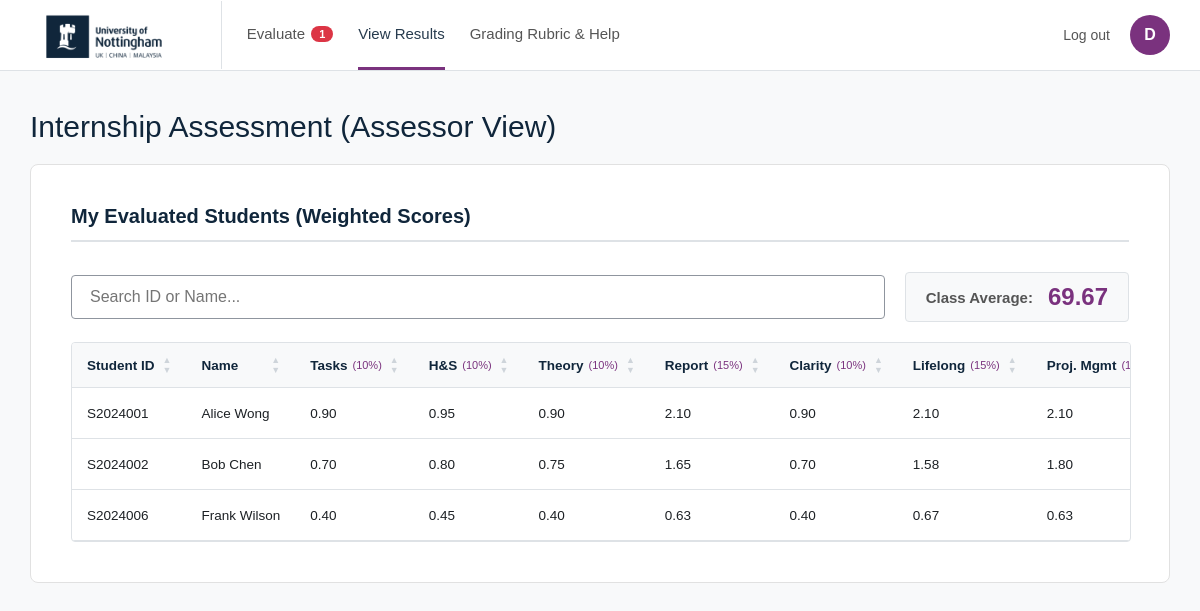
The app's page /Assessor/submit_marks.php (signed in) with its own data.
### tables this page shows
CREATE TABLE `Internships` (
  `internship_id` int NOT NULL,
  `student_id` varchar(20) NOT NULL,
  `assessor_id` int NOT NULL,
  `company_name` varchar(150) NOT NULL,
  `other_details` text
);

CREATE TABLE `Students` (
  `student_id` varchar(20) NOT NULL,
  `student_name` varchar(100) NOT NULL,
  `programme` varchar(100) NOT NULL
);

CREATE TABLE `Assessments` (
  `assessment_id` int NOT NULL,
  `internship_id` int NOT NULL,
  `task_score` decimal(5,2) NOT NULL,
  `health_safety_score` decimal(5,2) NOT NULL,
  `connectivity_score` decimal(5,2) NOT NULL,
  `report_score` decimal(5,2) NOT NULL,
  `clarity_score` decimal(5,2) NOT NULL,
  `lifelong_score` decimal(5,2) NOT NULL,
  `project_mgmt_score` decimal(5,2) NOT NULL,
  `time_mgmt_score` decimal(5,2) NOT NULL,
  `total_score` decimal(5,2) NOT NULL,
  `qualitative_comments` text NOT NULL
);

### Assessor/submit_marks.php (the view, shortened to what this page needs)
<?php
require_once '../Includes/db_connect.php';
$assessor_id = $_SESSION['user_id'];
$username = $_SESSION['username'];
$initial = strtoupper(substr($username, 0, 1));
$sql_evaluated = "SELECT i.internship_id, s.student_id, s.student_name,
                         a.total_score, a.task_score, a.health_safety_score,
                         a.connectivity_score, a.report_score, a.clarity_score,
                         a.lifelong_score, a.project_mgmt_score, a.time_mgmt_score,
                         a.qualitative_comments
                  FROM Internships i
                  JOIN Students s ON i.student_id = s.student_id
                  JOIN Assessments a ON i.internship_id = a.internship_id
                  WHERE i.assessor_id = :assessor_id
                  ORDER BY s.student_id ASC";
$stmt_evaluated = $pdo->prepare($sql_evaluated);
$stmt_evaluated->execute(['assessor_id' => $assessor_id]);
$evaluated_students = $stmt_evaluated->fetchAll(PDO::FETCH_ASSOC);
$total_students_evaluated = count($evaluated_students);
$average_score = 0;
if ($total_students_evaluated > 0) {
    $sum = 0;
    foreach ($evaluated_students as $student) { $sum += $student['total_score']; }
    $average_score = round($sum / $total_students_evaluated, 2);
}
$sql_pending_count = "SELECT COUNT(*) FROM Internships i
                      LEFT JOIN Assessments a ON i.internship_id = a.internship_id
                      WHERE i.assessor_id = :assessor_id AND a.assessment_id IS NULL";
$stmt_pending_count = $pdo->prepare($sql_pending_count);
$stmt_pending_count->execute(['assessor_id' => $assessor_id]);
$pending_count = $stmt_pending_count->fetchColumn();
?>
<!DOCTYPE html>
<html lang="en">
<head>
</head>
<body>
    <nav class="moodle-navbar-white">
        <div class="nav-left-white">
            <img src="../images/logo.png" alt="University Logo" class="nav-logo-white">
            <div class="nav-links">
                <a href="evaluate_student.php">
                    Evaluate
                    <?php if ($pending_count > 0): ?>
                        <span style="background-color:#dc3545; color:white; border-radius:10px; padding:2px 8px; font-size:11px; margin-left:6px; font-weight:bold;"><?= $pending_count ?></span>
                    <?php endif; ?>
                </a>
                <a href="submit_marks.php" class="active-link">View Results</a>
                <a id="openRubricModalBtn">Grading Rubric & Help</a>
            </div>
        </div>
        <div class="nav-right-white">
            <a href="../logout.php" class="logout-link">Log out</a>
            <div class="user-avatar"><?= $initial ?></div>
        </div>
    </nav>
    <div class="moodle-dashboard-container" style="margin-top: 30px;">
        <h1 class="moodle-page-header" style="margin-left: 0;">Internship Assessment (Assessor View)</h1>
        <div class="moodle-card-white">
            <h2 class="section-title">My Evaluated Students (Weighted Scores)</h2>
            <?php if ($total_students_evaluated == 0): ?>
                <input type="text" id="searchInput" class="moodle-search-bar" placeholder="Search ID or Name..." disabled>
                <div style="padding: 30px; text-align: center; color: #666; margin-top:20px;">No students have been evaluated yet.</div>
            <?php else: ?>
                <div class="stats-dashboard">
                    <input type="text" id="searchInput" class="moodle-search-bar" placeholder="Search ID or Name..." onkeyup="filterResults()" style="flex-grow: 1;">
                    <div class="stats-box">
                        <span class="stats-label">Class Average:</span>
                        <span class="stats-value"><?= number_format($average_score, 2) ?></span>
                    </div>
                </div>
                <div class="table-responsive">
                    <table class="moodle-table" id="resultsTable">
                        <thead>
                            <tr>
                                <th onclick="sortTable(0, 'str')"><div class="th-content">Student ID <div class="sort-icons"><span class="up">▲</span><span class="down">▼</span></div></div></th>
                                <th onclick="sortTable(1, 'str')"><div class="th-content">Name <div class="sort-icons"><span class="up">▲</span><span class="down">▼</span></div></div></th>
                                <th onclick="sortTable(2, 'num')"><div class="th-content">Tasks<span class="weight-text">(10%)</span> <div class="sort-icons"><span class="up">▲</span><span class="down">▼</span></div></div></th>
                                <th onclick="sortTable(3, 'num')"><div class="th-content">H&S<span class="weight-text">(10%)</span> <div class="sort-icons"><span class="up">▲</span><span class="down">▼</span></div></div></th>
                                <th onclick="sortTable(4, 'num')"><div class="th-content">Theory<span class="weight-text">(10%)</span> <div class="sort-icons"><span class="up">▲</span><span class="down">▼</span></div></div></th>
                                <th onclick="sortTable(5, 'num')"><div class="th-content">Report<span class="weight-text">(15%)</span> <div class="sort-icons"><span class="up">▲</span><span class="down">▼</span></div></div></th>
                                <th onclick="sortTable(6, 'num')"><div class="th-content">Clarity<span class="weight-text">(10%)</span> <div class="sort-icons"><span class="up">▲</span><span class="down">▼</span></div></div></th>
                                <th onclick="sortTable(7, 'num')"><div class="th-content">Lifelong<span class="weight-text">(15%)</span> <div class="sort-icons"><span class="up">▲</span><span class="down">▼</span></div></div></th>
                                <th onclick="sortTable(8, 'num')"><div class="th-content">Proj. Mgmt<span class="weight-text">(15%)</span> <div class="sort-icons"><span class="up">▲</span><span class="down">▼</span></div></div></th>
                            </tr>
                        </thead>
                        <tbody>
                            <?php foreach($evaluated_students as $row): ?>
                                <tr class="evaluated-row" title="Double-click to view full details and comments"
                                    data-id="<?= htmlspecialchars($row['student_id']) ?>"
                                    data-name="<?= htmlspecialchars($row['student_name']) ?>"
                                    data-task="<?= htmlspecialchars($row['task_score']) ?>"
                                    data-health="<?= htmlspecialchars($row['health_safety_score']) ?>"
                                    data-conn="<?= htmlspecialchars($row['connectivity_score']) ?>"
                                    data-report="<?= htmlspecialchars($row['report_score']) ?>"
                                    data-clarity="<?= htmlspecialchars($row['clarity_score']) ?>"
                                    data-life="<?= htmlspecialchars($row['lifelong_score']) ?>"
                                    data-proj="<?= htmlspecialchars($row['project_mgmt_score']) ?>"
                                    data-time="<?= htmlspecialchars($row['time_mgmt_score']) ?>"
                                    data-total="<?= number_format($row['total_score'], 2) ?>"
                                    data-comments="<?= htmlspecialchars($row['qualitative_comments']) ?>">
                                    <td><?= htmlspecialchars($row['student_id']) ?></td>
                                    <td><?= htmlspecialchars($row['student_name']) ?></td>
                                    <td><?= number_format($row['task_score'] * 0.10, 2) ?></td>
                                    <td><?= number_format($row['health_safety_score'] * 0.10, 2) ?></td>
                                    <td><?= number_format($row['connectivity_score'] * 0.10, 2) ?></td>
                                    <td><?= number_format($row['report_score'] * 0.15, 2) ?></td>
                                    <td><?= number_format($row['clarity_score'] * 0.10, 2) ?></td>
                                    <td><?= number_format($row['lifelong_score'] * 0.15, 2) ?></td>
                                    <td><?= number_format($row['project_mgmt_score'] * 0.15, 2) ?></td>
                                </tr>
                            <?php endforeach; ?>
                        </tbody>
                    </table>
                </div>
            <?php endif; ?>
        </div>
    </div>
</body>
</html>

### Assessor/submit_marks.php (style rules this page uses)
body { background-color: #f8f9fa; color: #1d2125; font-family: Arial, Helvetica, sans-serif; margin: 0; padding-top: 80px; }
.moodle-navbar-white { background-color: #ffffff; display: flex; justify-content: space-between; align-items: center; padding: 0 30px; height: 70px; border-bottom: 1px solid #dee2e6; position: fixed; top: 0; left: 0; right: 0; z-index: 1000; }
.nav-left-white { display: flex; align-items: center; height: 100%; }
.nav-logo-white { height: 68px; width: auto; margin-right: 25px; border-right: 1px solid #dee2e6; padding-right: 25px; display: block; }
.nav-links { display: flex; gap: 25px; align-items: center; height: 100%; }
.nav-links a { color: #555; text-decoration: none; font-size: 15px; font-weight: 500; height: 100%; display: flex; align-items: center; border-bottom: 3px solid transparent; box-sizing: border-box; cursor: pointer; }
.nav-links a.active-link { color: rgba(16, 38, 59, 0.9); border-bottom: 3px solid #7a327e; }
.nav-right-white { display: flex; align-items: center; gap: 20px; }
.user-avatar { background-color: #7a327e; color: white; width: 40px; height: 40px; border-radius: 50%; display: flex; justify-content: center; align-items: center; font-weight: bold; font-size: 16px; }
.moodle-page-header { max-width: 95%; margin: 20px auto 20px; font-size: 30px; color: #10263b; font-weight: normal; }
.moodle-dashboard-container { max-width: 95%; margin: 0 auto 60px; padding: 0 25px; }
.moodle-card-white { background-color: #ffffff; border: 1px solid #e1e1e1; border-radius: 8px; padding: 40px; }
.section-title { font-size: 20px; color: #10263b; border-bottom: 2px solid #dee2e6; padding-bottom: 12px; margin-bottom: 30px; margin-top:0; }
.moodle-search-bar { width: 100%; padding: 12px 18px; border: 1px solid #8f959e; border-radius: 4px; font-size: 16px; box-sizing: border-box; }
.table-responsive { width: 100%; overflow-x: auto; margin-top: 20px; border: 1px solid #dee2e6; border-radius: 4px; }
.moodle-table { width: 100%; border-collapse: collapse; font-size: 13.5px; white-space: nowrap; }
.moodle-table th, .moodle-table td { padding: 12px 15px; text-align: left; border-bottom: 1px solid #dee2e6; }
.moodle-table th { background-color: #f8f9fa; color: #10263b; cursor: pointer; user-select: none; }
.moodle-table tbody tr { cursor: pointer; transition: background-color 0.2s ease; }
.th-content { display: flex; align-items: center; justify-content: space-between; }
.weight-text { color: #7a327e; font-size: 11px; margin-left: 5px; font-weight: normal; }
.sort-icons { display: flex; flex-direction: column; font-size: 9px; margin-left: 8px; color: #ced4da; }
.stats-dashboard { display: flex; justify-content: space-between; align-items: center; margin-bottom: 20px; gap: 20px; }
.stats-box { background-color: #f8f9fa; border: 1px solid #dee2e6; padding: 10px 20px; border-radius: 4px; display: flex; align-items: center; gap: 15px; white-space: nowrap; }
.stats-label { font-size: 15px; color: #555; font-weight: bold; }
.stats-value { font-size: 24px; color: #7a327e; font-weight: bold; }
.logout-link { color: #555; text-decoration: none; font-size: 14px; transition: all 0.2s ease; }

### records on screen
internships: student.student_id "S2024001", student.student_name "Alice Wong", $row['task_score']*0.10 "0.90", $row['health_safety_score']*0.10 "0.95", $row['connectivity_score']*0.10 "0.90", $row['report_score']*0.15 "2.10", $row['clarity_score']*0.10 "0.90", $row['lifelong_score']*0.15 "2.10", $row['project_mgmt_score']*0.15 "2.10"
internships: student.student_id "S2024002", student.student_name "Bob Chen", $row['task_score']*0.10 "0.70", $row['health_safety_score']*0.10 "0.80", $row['connectivity_score']*0.10 "0.75", $row['report_score']*0.15 "1.65", $row['clarity_score']*0.10 "0.70", $row['lifelong_score']*0.15 "1.58", $row['project_mgmt_score']*0.15 "1.80"
internships: student.student_id "S2024006", student.student_name "Frank Wilson", $row['task_score']*0.10 "0.40", $row['health_safety_score']*0.10 "0.45", $row['connectivity_score']*0.10 "0.40", $row['report_score']*0.15 "0.63", $row['clarity_score']*0.10 "0.40", $row['lifelong_score']*0.15 "0.67", $row['project_mgmt_score']*0.15 "0.63"

### other values on screen
$pending_count "1"
$initial "D"
$average_score "69.67"
